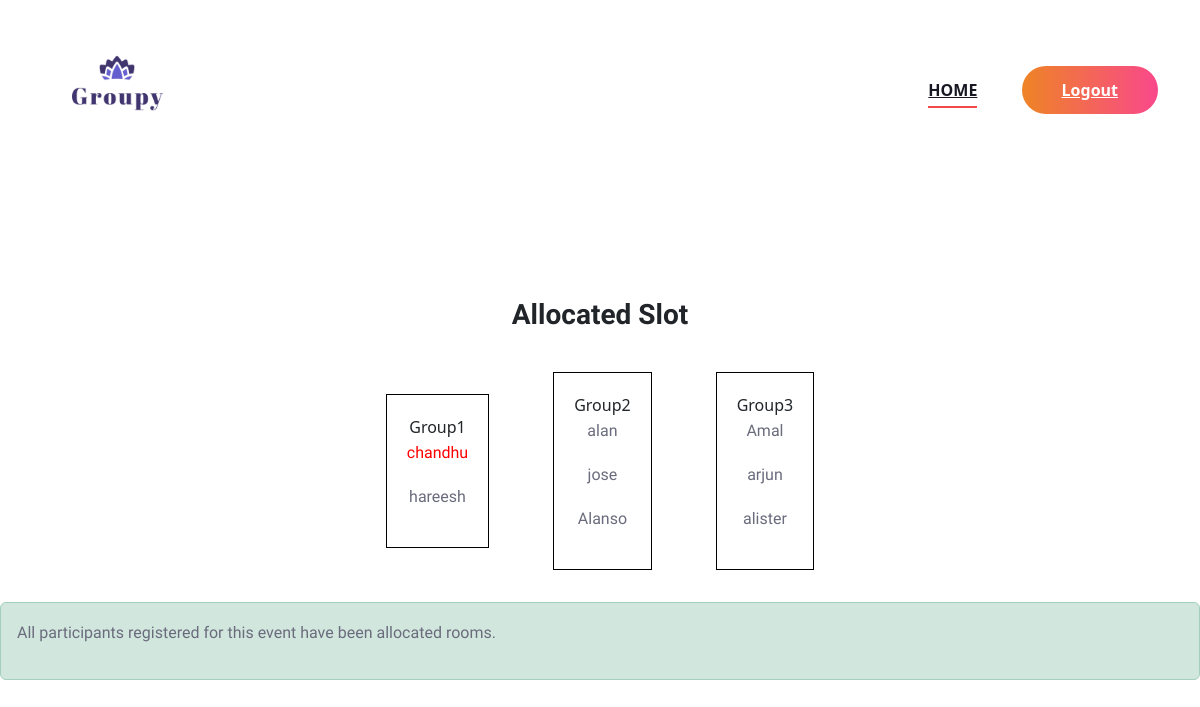
Page /Org/result/11/ on the earlier database version.
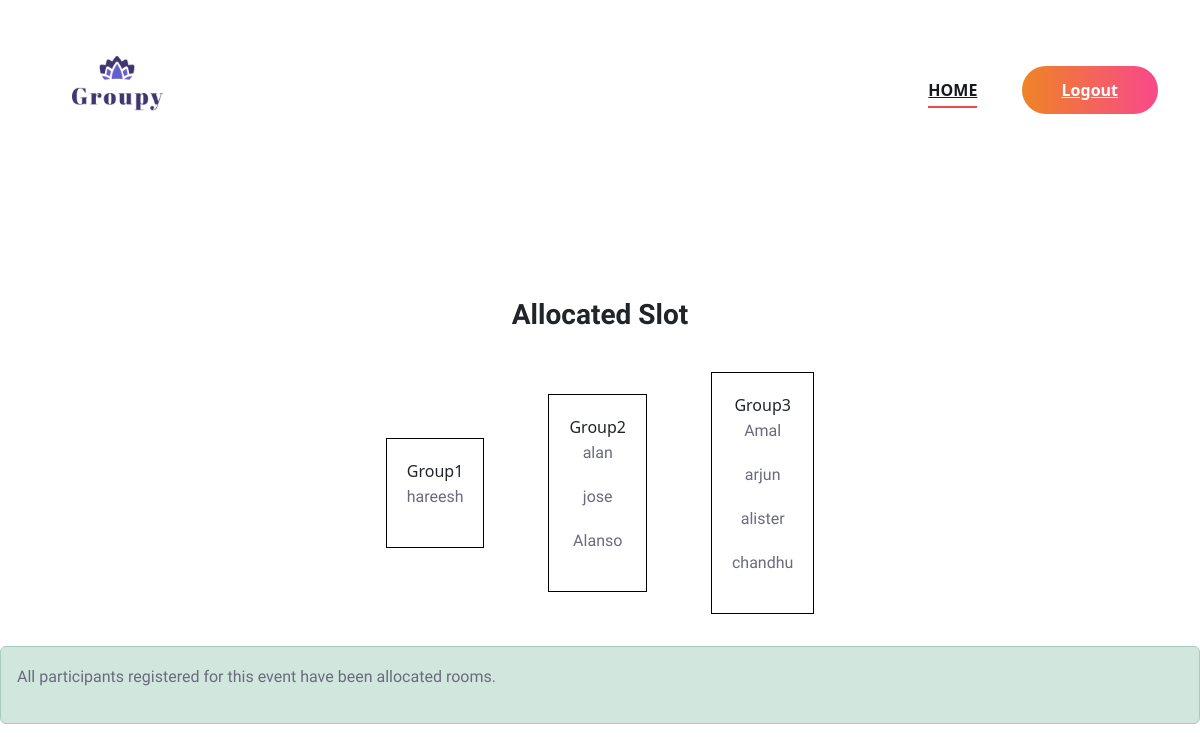
Same page on the later database version.
### Organizer/models.py (models this page shows)
class Room(models.Model):
    events=models.ForeignKey(Event,on_delete=models.CASCADE)
    number=models.CharField(max_length=50)
    capacity=models.IntegerField(default=0)

### Guest/models.py (models this page shows)
class ParticipateUser(models.Model):
    user=models.CharField(max_length=50)
    events=models.ForeignKey(Event,on_delete=models.CASCADE)
    rooms=models.TextField(max_length=50,default="")
    new_rooms = models.TextField(max_length=50, default="")
    is_ignored = models.BooleanField(default=False)

### Organizer/views.py (the view)
# urls.py: path('result/<int:pk>/', views.result,name="result"),
def result(request, pk):
    event = Event.objects.get(id=pk)
    roomdata = Room.objects.filter(events=event)
    try:
        participating_users = ParticipateUser.objects.filter(events=event)
        if not participating_users:
            messages.error(request, 'No user is registered for this event!')
            return render(request, "Organizer/allocation.html",{'rdata':roomdata} )
        allocated_users = participating_users.exclude(new_rooms="")
        ignored_users = participating_users.filter(new_rooms="", rooms__isnull=False)
        message = ""
        if ignored_users:
            message = "Some participants were ignored due to room capacity constraints."
        elif allocated_users:
            message = "All participants registered for this event have been allocated rooms."
        else:
            message = "No participants are registered for this event!"
        context = {
            'data': allocated_users,
            'rdata': roomdata,
            'message': message,
        }
        return render(request, "Organizer/allocation.html", context)
    except Exception as e:
        print(e)
        messages.error(request, 'An error occurred while processing allocations!')
        return render(request, "Organizer/allocation.html", {'rdata': roomdata})

### Organizer/templates/Organizer/allocation.html (shortened to what this page needs)
{% extends 'Organizer/Head.html' %}
{% load static %}
{% block content %}
<br><br><br><br>
<!DOCTYPE html>
<html lang="en">
<head>
    <link href="https://cdn.jsdelivr.net/npm/bootstrap@5.3.0/dist/css/bootstrap.min.css" rel="stylesheet">
</head>
<body>
    <h3 class="text-center fw-bold">Allocated Slot</h3>
    <table align="center" cellpadding="10">
        <tr>
            {% for room in rdata %}
            <td>
                <div style="text-align:center;border:1px solid black;margin:22px;padding:20px">
                    {{ room.number }}
                    {% for user in data %}
                        {% if room.number in user.new_rooms %}
                            {% if room.number in user.rooms %}
                                <p>{{ user.user }}</p>
                            {% else %}
                                <p style="color: red;">{{ user.user }}</p>
                            {% endif %}
                        {% endif %}
                    {% endfor %}
                </div>
            </td>
            {% endfor %}
    </table>
    {% if message %}
    <div class="alert {% if ignored_users %}alert-danger{% else %}alert-success{% endif %}">
        <p>{{ message }}</p>
    </div>
    {% endif %}
</html>
<br><br><br><br><br><br><br><br><br><br><br><br><br><br><br><br><br><br><br><br><br>
{% endblock content %}

### Organizer/templates/Organizer/Head.html (shortened to what this page needs)
{% load static %}
<!DOCTYPE html>
<html lang="zxx">
<head>
    <link rel="stylesheet" href="{% static 'Main/css/bootstrap.min.css' %}" type="text/css">
    <link rel="stylesheet" href="{% static 'Main/css/font-awesome.min.css' %}" type="text/css">
    <link rel="stylesheet" href="{% static 'Main/css/elegant-icons.css' %}" type="text/css">
    <link rel="stylesheet" href="{% static 'Main/css/owl.carousel.min.css' %}" type="text/css">
    <link rel="stylesheet" href="{% static 'Main/css/magnific-popup.css' %}" type="text/css">
    <link rel="stylesheet" href="{% static 'Main/css/slicknav.min.css' %}" type="text/css">
    <link rel="stylesheet" href="{% static 'Main/css/style.css' %}" type="text/css">
    <link rel="stylesheet" href="{% static 'Form/form.css' %}" />
</head>
<body>
    <header class="header-section">
        <div class="container">
            <div class="logo" style="padding-top: 15px !important;">
                <a href="{% url 'Guest:home'%}">
                    <img src="{% static 'img.png' %}" alt="" width="150" height="150">
                </a>
            </div>
            <div class="nav-menu" style="padding-top:36px ;">
                <nav class="mainmenu mobile-menu">
                    <ul>
                        <li class="active"><a href="{% url 'org:home'%}">Home</a></li>
                    </ul>
                </nav>
                <a href="{% url 'org:logout' %}" class="primary-btn top-btn">Logout</a>
            </div>
        </div>
    </header>
    {% block content %}
    {% endblock content %}

### Guest/static/Main/css/style.css (style rules this page uses)
html, body { height: 100%; font-family: "Work Sans", sans-serif; -webkit-font-smoothing: antialiased; font-smoothing: antialiased; }
h1, h2, h3, h4, h5, h6 { margin: 0; color: #111111; font-weight: 400; font-family: "Work Sans", sans-serif; }
h3 { font-size: 30px; }
p { font-size: 16px; font-family: "Work Sans", sans-serif; color: #6a6b7c; font-weight: 400; line-height: 28px; margin: 0 0 15px 0; }
img { max-width: 100%; }
ul, ol { padding: 0; margin: 0; }
.primary-btn { display: inline-block; font-size: 16px; font-weight: 600; padding: 12px 40px; color: #ffffff; text-align: center; border-radius: 50px; background-image: -webkit-gradient(linear, left top, right top, from(#ee8425), to(#f9488b)), -webkit-gradient(linear, left top, right top, from(#ee8425), to(#f9488b)); background-image: -o-linear-gradient(left, #ee8425 0%, #f9488b 100%), -o-linear-gradient(left, #ee8425 0%, #f9488b 100%); background-image: linear-gradient(to right, #ee8425 0%, #f9488b 100%), linear-gradient(to right, #ee8425 0%, #f9488b 100%); }
.header-section { display: -webkit-box; display: -ms-flexbox; display: flex; }
.logo { float: left; padding-top: 36px; padding-bottom: 37px; }
.logo a { display: inline-block; }
.nav-menu { float: right; }
.nav-menu .mainmenu { display: inline-block; }
.nav-menu .mainmenu ul li { display: inline-block; list-style: none; margin-right: 40px; position: relative; }
.nav-menu .mainmenu ul li.active a:after { opacity: 1; }
.nav-menu .mainmenu ul li a { font-size: 16px; color: #171822; text-transform: uppercase; font-weight: 600; padding: 42px 0; position: relative; display: inline-block; }
.nav-menu .mainmenu ul li a:after { position: absolute; left: 0; bottom: 36px; height: 2px; width: 100%; background: #F44949; content: ""; opacity: 0; -webkit-transition: all 0.3s; -o-transition: all 0.3s; transition: all 0.3s; }
.nav-menu .primary-btn.top-btn { margin: 27px 0; }
@media only screen and (min-width: 1200px) { .container { max-width: 1170px; } }

Differences in the rows shown:
changed Room "Group1": loses ParticipateUser (user "chandhu")
changed Room "Group3": gains ParticipateUser (user "chandhu")
